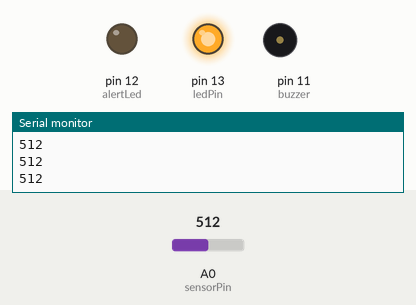
The sketch below on a simulated Arduino Uno, built with avr-gcc and run on an emulated ATmega328P. On the bench: output pins drawn as LEDs (lit = HIGH), buzzer (waves = sounding, pin HIGH), the last lines printed to the serial monitor. The test bench sets the inputs (shaded band); at power-on: A0 (sensorPin) = 512.

Above: at 1.2 s.
1.3 s: A0 (sensorPin) set to 496
At 2.0 s:
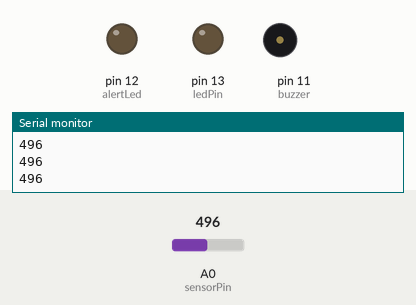
2.8 s: A0 (sensorPin) set to 511
At 3.3 s:
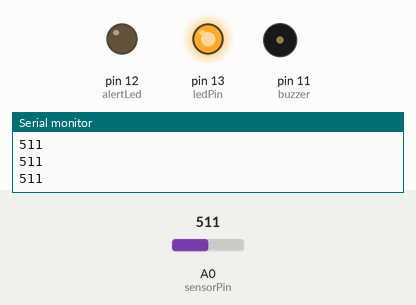
4.3 s: A0 (sensorPin) set to 306
At 4.7 s:
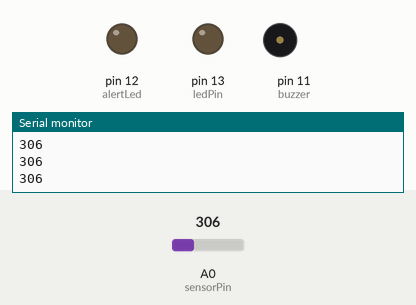
Timing chart, 0 to 7.3 s (numbered marks = the images above; inputs shaded):
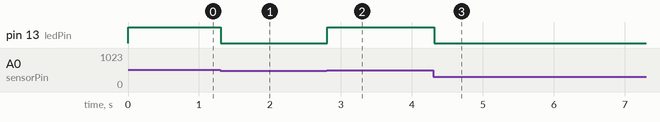

The sketch:

breathing-sensor-v1.3.ino
```cpp
/*
  Version: 1.3
  Date: 04/03/2025
  Changes: 1. Added anomaly detection for abnormal breathing rates.
           2. Integrated buzzer & alert LED for warning signals.
           3. Fixed missing variable definitions and setup issues.

  AnalogReadSerial + BPM Measurement + Anomaly Detection
  Reads an analog input on pin A0, detects breathing peaks, calculates BPM,
  and alerts for abnormal breathing patterns.
*/

#define MIN_BPM 8   // Minimum safe breaths per minute (Possible apnea if below this)
#define MAX_BPM 40  // Maximum safe breaths per minute (Possible hyperventilation if above this)

int ledPin = 13;
int sensorPin = A0;
int buzzer = 11;
int alertLed = 12;

// Variables for peak detection
int lastValue = 0;
bool breathDetected = false;

// Variables for BPM measurement
int breathCount = 0;
unsigned long lastPeakTime = 0;
unsigned long bpmUpdateInterval = 60000; // Update BPM every 60 seconds
unsigned long startTime;

void setup() {
  Serial.begin(9600);
  pinMode(ledPin, OUTPUT);
  pinMode(buzzer, OUTPUT);
  pinMode(alertLed, OUTPUT);
  startTime = millis(); // Start the timer
}

void loop() {
  int sensorValue = analogRead(sensorPin);
  Serial.println(sensorValue); // Print raw sensor data

  // Detect peak (inhale): Value must be rising, and then start falling
  if (sensorValue > lastValue + 10 && !breathDetected) {
    breathDetected = true; // Mark that a breath has been detected
    digitalWrite(ledPin, HIGH); // Turn on LED (breath detected)

    // Count the breath only if sufficient time has passed since last peak
    if (millis() - lastPeakTime > 2000) { // At least 2 seconds between breaths
      breathCount++;
      lastPeakTime = millis();
    }
  }
  // Reset detection after peak
  else if (sensorValue < lastValue) {
    breathDetected = false;
    digitalWrite(ledPin, LOW); // Turn off LED
  }

  lastValue = sensorValue; // Store last value for comparison

  // Update BPM every minute & Check for Abnormal Breathing
  if (millis() - startTime >= bpmUpdateInterval) {
    int bpm = breathCount; // Since we are counting over 60 sec, 1 count = 1 BPM
    Serial.print("BPM: ");
    Serial.println(bpm);

    // Check for anomalies
    if (bpm < MIN_BPM || bpm > MAX_BPM) {
      Serial.println("⚠ WARNING: Irregular Breathing Detected! ⚠");
      digitalWrite(alertLed, HIGH);
      tone(buzzer, 1000, 500); // Sound buzzer at 1kHz for 500ms
    } else {
      digitalWrite(alertLed, LOW);
      noTone(buzzer); // Stop buzzer if breathing is normal
    }

    // Reset counter for next measurement
    breathCount = 0;
    startTime = millis();
  }

  delay(100); // Small delay for stability
}
```

Measured:
- the behaviour switches between 512 and 511 on A0 (sensorPin) (found by bisection; images 0 and 1)
- after the input at 1.3 s, pin 13 (ledPin): HIGH → LOW at once
- after the input at 2.8 s, pin 13 (ledPin): LOW → HIGH at once
- after the input at 4.3 s, pin 13 (ledPin): HIGH → LOW at once
